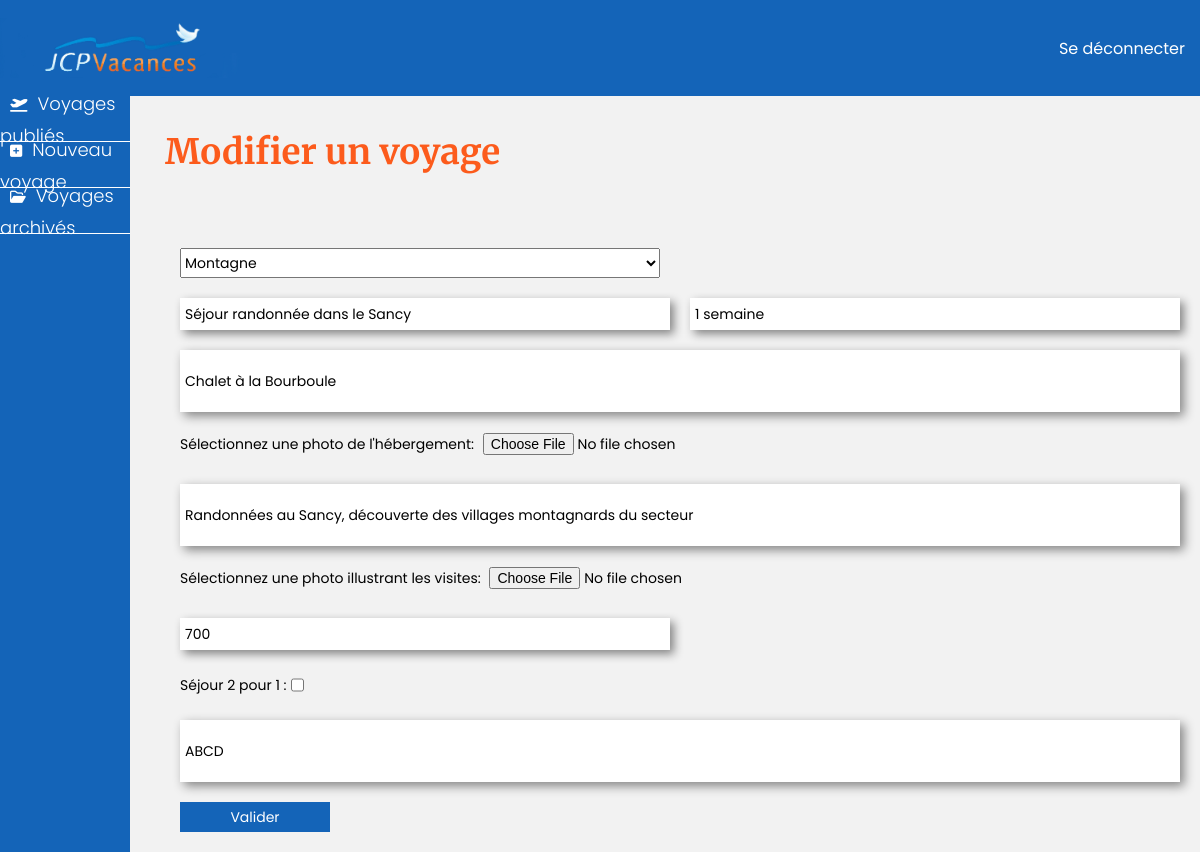
The app's page /form.php?id=36 (signed in) with its own data.
### tables this page shows
CREATE TABLE IF NOT EXISTS `travels` (
  `travel_id` int NOT NULL AUTO_INCREMENT,
  `pack_id` int NOT NULL,
  `category_id` int NOT NULL,
  `title` varchar(300) NOT NULL,
  `duration` varchar(300) NOT NULL,
  `price` double NOT NULL,
  `price-infos` varchar(1000) NOT NULL,
  `bnb-infos` varchar(1000) NOT NULL,
  `bnb-photo-url` varchar(300) NOT NULL,
  `visits-infos` varchar(1000) NOT NULL,
  `visits-photo-url` varchar(300) NOT NULL,
  PRIMARY KEY (`travel_id`)
);

### classes/travel.php (called while the page is built, shortened)
<?php
    class Travel {
        public function getAllTravelsById($travelId){
            include_once "db.php";
            $db = new Db();
            $db->login();
            $request = $db->connexion->query("
            SELECT * FROM `travels` WHERE `travel_id` = $travelId
            ");
            $datas=$request->fetch();
            return $datas;
        }
    }
?>

### classes/db.php (called while the page is built, shortened)
<?php
class Db{
    private $serverName;
    private $userName;
    private $password;
    private $databaseName;
    function __construct(){
        $this->serverName="localhost";
        $this->userName="root";
        $this->password="";
        $this->databaseName="jcpvacances";
    }
    function login(){
        try{
            $this->connexion = new PDO("mysql:host=$this->serverName;dbname=$this->databaseName", $this->userName, $this->password);
        }
        catch(PDOException $e){
        echo "Erreur : " . $e->getMessage() . "<br>";
        }
    }
}
?>

### form.php (the view, shortened to what this page needs)
<!DOCTYPE html>
<html lang="fr">
<head>
    <link rel="stylesheet" href="style/style.css">
    <link rel="stylesheet" href="style/formstyle.css">
</head>
<body>
    <header>
        <img src="images/logo_png.png" alt="" class="light_logo">
        <a href="actions/logout.php" class="logout">Se déconnecter</a>
    </header>
    <main>
        <nav>
            <div class="nav_link">
                <a href="dashboard.php"><i class="fa-solid fa-plane-departure"></i>Voyages publiés</a>
            </div>
            <div class="nav_link">
                <a href="form.php"><i class="fa-solid fa-square-plus"></i>Nouveau voyage</a>
            </div>
            <div class="nav_link">
                <a href="#"><i class="fa-regular fa-folder-open"></i>Voyages archivés</a>
            </div>
        </nav>
        <section>
        <?php
            if (isset($_GET['id'])){
                $travel_id = $_GET['id'];
                echo "<h1>Modifier un voyage</h1>";
                include_once "classes/travel.php";
                $travel = new Travel;
                $travelById = $travel->getAllTravelsById($travel_id);
            } else {
                echo "<h1>Nouveau voyage</h1>";
            }
        ?>
        <form action="actions/add_and_update.php" method="POST" enctype="multipart/form-data">
            <div class="form_line">
                <select name="category" class="little_input" id="">
                    <option value="2" <?php echo(isset($travelById['category_id'])&&$travelById['category_id']==2)? "selected": '';?>>Montagne</option>
                </select>
            </div>
            <div class="form_line">
                <input type="text" name="travel_name" class="little_input" placeholder="Nom du voyage" value="<?php echo (isset($travelById['title']))? $travelById['title']: '';?>">
                <input type="text" name="travel_duration" class="little_input" placeholder="Durée du voyage" value="<?php echo (isset($travelById['duration']))? $travelById['duration']: '';?>">
            </div>
            <div class="form_line">
                <input type="text" name="bnb_infos" class="big_input" placeholder="Informations sur l'hébergement" value="<?php echo (isset($travelById['bnb-infos']))? $travelById['bnb-infos']: '';?>">
            </div>
            <div class="form_line">
                <div>
                    <label for="bnb_photo">Sélectionnez une photo de l'hébergement:</label>
                    <input type="file" id="bnb_photo" name="bnb_photo" accept="image/png, image/jpeg" files="<?php echo (isset($travelById['bnb-photo-url']))? $travelById['bnb-photo-url']: '';?>">
                </div>
            </div>
            <div class="form_line">
                <input type="text" class="big_input" name="visits_infos" placeholder="Quelques idées découvertes" value="<?php echo (isset($travelById['visits-infos']))? $travelById['visits-infos']: '';?>">
            </div>
            <div class="form_line">
                <div>
                    <label for="visits_photo">Sélectionnez une photo illustrant les visites:</label>
                    <input type="file" id="visits_photo" name="visits_photo" accept="image/png, image/jpeg" files="<?php echo (isset($travelById['visits-photo-url']))? $travelById['visits-photo-url']: '';?>">
                </div>
            </div>
            <div class="form_line">
                <input type="text" class="little_input" name="price" placeholder="Tarif" value="<?php echo (isset($travelById['price']))? $travelById['price']: '';?>">
            </div>
            <div class="form_line">
                <div class="little_input">
                    <label for="pack">Séjour 2 pour 1 :</label>
                    <input type="checkbox" name="pack" id="pack" <?php echo(isset($travelById['pack_id'])&&$travelById['pack_id']==2)? "checked": '';?>>
                </div>
            </div>
            <div class="form_line">
                <input type="text" name="price_infos" class="big_input" placeholder="Informations sur les tarifs et options" value="<?php echo (isset($travelById['price-infos']))? $travelById['price-infos']: '';?>">
            </div>
            <div class="form_line">
                <input type="submit" value="Valider" class="submit_button">
            </div>
        </form>
</body>
</html>

### style/style.css (style rules this page uses)
* { font-size: 14px; font-family: "Poppins", sans-serif; }
body { margin: 0; padding: 0; background-color: #F2F2F2; }
header { height : 12vh; background-color: #1464B8; display: flex; justify-content: space-between; align-items: center; }
.light_logo { width: 20vw; height: auto; }
.logout { font-size: 16px; padding-right: 15px; border: none; color: white; background-color: transparent; cursor: pointer; text-decoration: none; }
main { display: flex; flex-direction: row; }
nav { display: flex; flex-direction: column; align-items: center; width: 20vw; min-height: 88vh; background-color: #1464B8; }
.nav_link { border-bottom: 1px solid white; height: 45px; width: 100%; display: flex; justify-content: center; align-items: center; }
nav a { text-decoration: none; color: white; font-size: 18px; font-weight: 300; }
nav i { color: white; padding: 10px; }
section { padding-left: 30px; }
h1 { font-family: "Merriweather", serif; font-size: 35px; color :#FC5B1C; padding: 5px; }
input { border: none; min-height: 30px; padding: 1px 5px; }
.submit_button { background-color: #1464B8; cursor: pointer; border: none; height: 30px; width: 150px; color: white; }

### style/formstyle.css (style rules this page uses)
form { padding: 20px; }
input[type="text"] { box-shadow: 4px 4px 10px #848484; }
.form_line { width: 1000px; padding-top: 20px; display: flex; flex-direction: row; justify-content: space-between; align-items: center; }
.little_input { width: 480px; height: 30px; display: flex; flex-direction: row; align-items: center; }
.big_input { width: 1000px; height: 60px; }

### records on screen
travels: category "Montagne", travel_name "Séjour randonnée dans le Sancy", travel_duration "1 semaine", bnb_infos "Chalet à la Bourboule", visits_infos "Randonnées au Sancy, découverte des villages montagnards du secteur", price "700", price_infos "ABCD"
